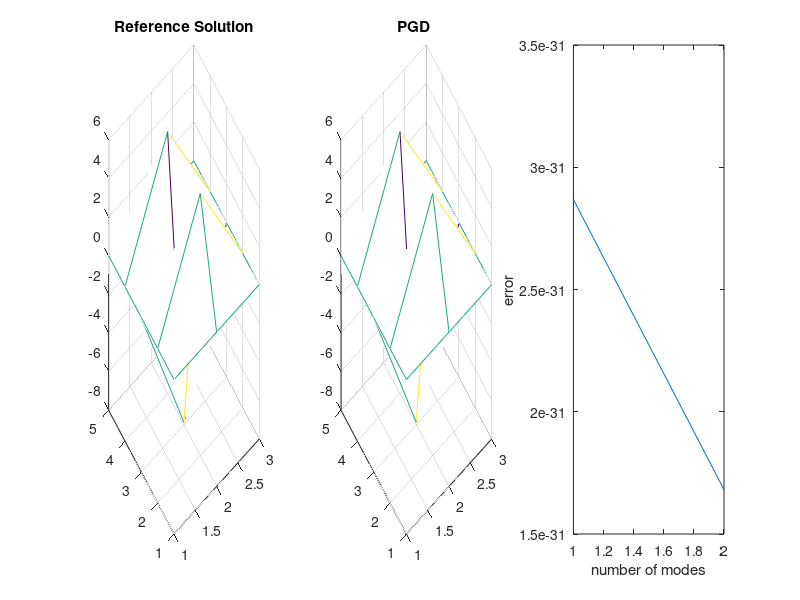

Reproduce this figure in MATLAB.
clear all; close all; clc;

%% Parameters
L = 1;
T = 1;
Nx = 5;
Nt = 3;
dx = L/(Nx-1);
dt = T/(Nt-1);
lx = 0:dx:L;
lt = 0:dt:T;

% coarse discretization
lx_c = 0:dx*10:L;
lt_c = 0:dt*10:T;

% meshes 
% Meshes (fine and coarse)
[mesh_x_f,mesh_t_f] = meshgrid(lx,lt);
[mesh_x_g,mesh_t_g] = meshgrid(lx_c,lt_c);

% Boundary Conditions
ud_0 = sin(2*pi*lt/T);
ud_L = -sin(4*pi*lt/T);

 %Internal Force
f = zeros(Nx,Nt);
for i = 1:Nx-1
    for j = 1:Nt-1
        f(i,j)=10^3*sin(3*pi*lx(i)/T)*sin(5*pi*lt(j)/L);
    end
end
%fg = 10*rand(Nt/10,Nx/10);
%f = interp2(mesh_x_g,mesh_t_g,fg,mesh_x_f,mesh_t_f,'spline');

% "Stiffness" Matrix
k = (1/dx)*[1 -1;-1 1]; 
K = zeros(Nx);
for i = 1:Nx-1
    K(i:i+1,i:i+1) = K(i:i+1,i:i+1) + k;
end

%% Integration
% Space Integration 
% Elementary Matrix
M_elX = dx/6 * [2 1;1 2];

% Assembly on Space
M_asX = zeros(Nx);
for i = 1:Nx-1
    M_asX(i:i+1,i:i+1) = M_asX(i:i+1,i:i+1) + M_elX;
end

% Time Integration
M_elT = dt/6 * [2 1;1 2];
% Assembly on time
M_asT = zeros(Nt);
for i = 1:Nt-1
    M_asT(i:i+1,i:i+1) = M_asT(i:i+1,i:i+1) + M_elT;
end

%% Right Hand Side

F = M_asX*f;  

%% K matrix decomposition 
DOF = 1:Nx;
DOFd = [1,Nx];
DOFu = setdiff(DOF,DOFd);
Kuu = K(DOFu,DOFu);
Kud = K(DOFu,DOFd);
Fu = F(DOFu);
Ud = [ud_0',ud_L'];

%% Loop for every time step
U = zeros(Nx,Nt);
for i = 1:Nt
    Ft = F(:,i);
    U(DOFd,i) = Ud(i,:)';
    U(DOFu,i) = Kuu\(Ft(2:end-1)-Kud*Ud(i,:)');
end
mesh(U)  

%% Greedy Algorithm
Ucl = (1-lx/L)'*ud_0 + (lx/L)'*ud_L;
G = F-K*Ucl;
lambda_0 = lt;
it = 0;
W = zeros(Nx,Nt);
Modes = 2;
rec_error = zeros(1,Modes);

for mode = 1:Modes
    % Fixed Point Algorithm
    error = 1;
    while error > 1e-3
        H = (lambda_0*M_asT*lambda_0')*K;
        J = lambda_0*M_asT*G';
        Huu = H(DOFu,DOFu);
        Juu = J(DOFu);
        Lambda_k = zeros(Nx,1);
        Lambda_k(DOFu) = Huu\Juu';
        Lambda_k = Lambda_k./sqrt(Lambda_k'*K*Lambda_k);
        lambda_1 = Lambda_k'*G;
        error = ((lambda_1-lambda_0)*M_asT*(lambda_1-lambda_0)')/(lambda_0*M_asT*lambda_0');
        lambda_0 = lambda_1;
        it = it + 1;
    end
    G = G - K*Lambda_k*lambda_1;
    W = W + Lambda_k*lambda_1;
    U_greedy = Ucl + W;

    % Error Calculation 
    reconstuction_errorNum = zeros(1,Nx)';
    reconstuction_errorDen = zeros(1,Nx)';

    for k = 1:Nx
        reconstuction_errorNum(k) = (U(k,:)-U_greedy(k,:))*M_asT*(U(k,:)-U_greedy(k,:))';
        reconstuction_errorDen(k) = (U(k,:)*M_asT*U(k,:)');
    end
    rec_errorNum = reconstuction_errorNum'*M_asX*reconstuction_errorNum;
    rec_errorDen = reconstuction_errorDen'*M_asX*reconstuction_errorDen;
    rec_error(mode) = sqrt(rec_errorNum)/sqrt(rec_errorDen);
    
    % Visualization
    figure(1)
    subplot(1,3,1)
        mesh(U)
        title("Reference Solution")
    subplot(1,3,2)
        mesh(U_greedy);
        title("PGD ")
    subplot(1,3,3)
        plot(real(rec_error))
        xlabel('number of modes')
        ylabel('error')
    pause(0.5)
end
